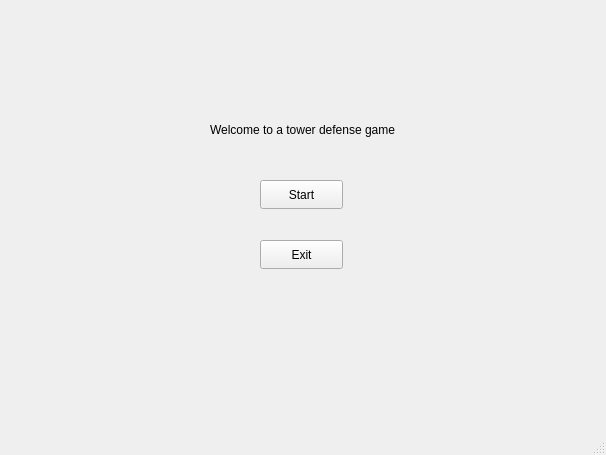
<?xml version="1.0" encoding="UTF-8"?>
<ui version="4.0">
 <class>MainWindow</class>
 <widget class="QMainWindow" name="MainWindow">
  <property name="geometry">
   <rect>
    <x>0</x>
    <y>0</y>
    <width>606</width>
    <height>455</height>
   </rect>
  </property>
  <property name="windowTitle">
   <string>MainWindow</string>
  </property>
  <widget class="QWidget" name="centralwidget">
   <widget class="QLabel" name="TitleLabel">
    <property name="geometry">
     <rect>
      <x>210</x>
      <y>120</y>
      <width>191</width>
      <height>20</height>
     </rect>
    </property>
    <property name="text">
     <string>Welcome to a tower defense game</string>
    </property>
   </widget>
   <widget class="QPushButton" name="Startbutton">
    <property name="geometry">
     <rect>
      <x>260</x>
      <y>180</y>
      <width>83</width>
      <height>29</height>
     </rect>
    </property>
    <property name="text">
     <string>Start</string>
    </property>
   </widget>
   <widget class="QPushButton" name="Exitbutton">
    <property name="geometry">
     <rect>
      <x>260</x>
      <y>240</y>
      <width>83</width>
      <height>29</height>
     </rect>
    </property>
    <property name="text">
     <string>Exit</string>
    </property>
   </widget>
  </widget>
  <widget class="QMenuBar" name="menubar">
   <property name="geometry">
    <rect>
     <x>0</x>
     <y>0</y>
     <width>606</width>
     <height>25</height>
    </rect>
   </property>
  </widget>
  <widget class="QStatusBar" name="statusbar"/>
 </widget>
 <resources/>
 <connections/>
</ui>
